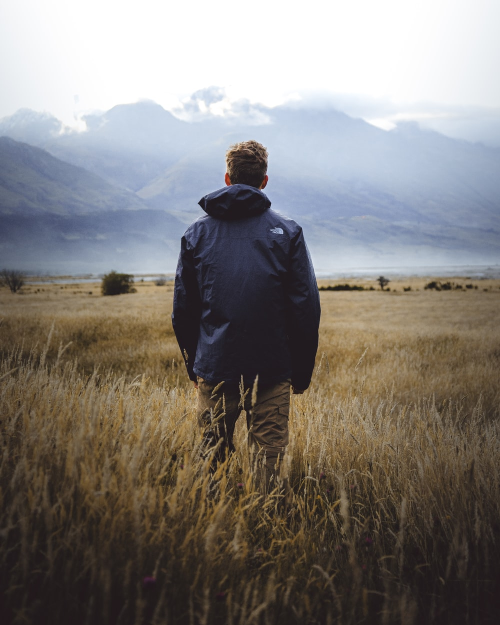
#> input picture man.jpg, 1000 x 1250 px (shown at 1/2 size)
$ jupyter execute geometric_tranformation.ipynb
#> lines starting #> are read from the running program, lines starting #| are printed output that depends on the picture
[cell 1]
from matplotlib import pyplot as plt
import numpy as np
from PIL import Image

[cell 2]
img = Image.open('man.jpg')
#> img is the input picture: PIL image 1000x1250 RGB; mean R, G, B 130.3, 125.7, 122
plt.figure(figsize=(8,8))
plt.imshow(img)
plt.show()

# transforming horizontally

[cell 3]
width= img.size[0]
#> width = 1000
height = img.size[1]
#> height = 1250

n_width= width * 2
#> n_width = 2000
n_height = height *2
#> n_height = 2500

# streching the photo horizontally by assigning the width twice of the initially
new_img1= img.resize((n_width, height))

# streching the photo vertically by assigning the length twice of the initially
new_img2= img.resize((height, n_width))
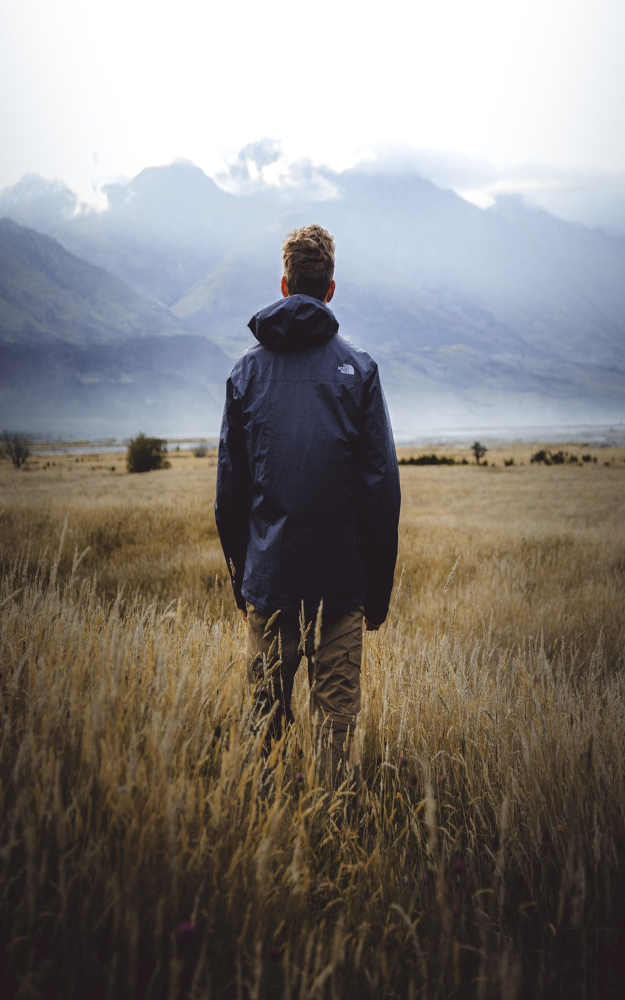
#> new_img2: PIL image 1250x2000 RGB (shown at 1/2 size); mean R, G, B 130.3, 125.7, 122

plt.figure(figsize=(8,8))
plt.subplot(1,2,1)
plt.imshow(new_img1)
plt.subplot(1,2,2)
plt.imshow(new_img2)
plt.show()

# adding constant to the image values

[cell 4]
img = np.array(img)
new_img = img + 10
plt.figure(figsize=(8,8))
plt.imshow(new_img)
plt.show()

# multiplying the image with the constant
it creates a lot of noises in the image

[cell 5]
img = np.array(img)
new_img = img * 10
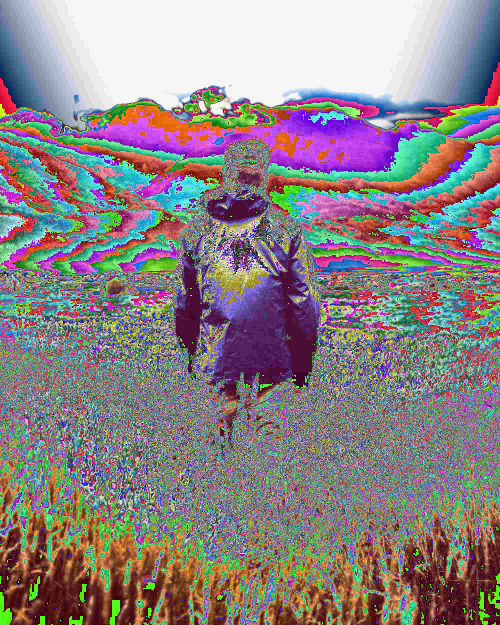
#> new_img: shape (1250, 1000, 3) (shown at 1/2 size); mean R, G, B 140.7, 131.6, 133.7
plt.figure(figsize=(8,8))
plt.imshow(new_img)
plt.show()

[cell 6]
Noise = np.random.normal(0, 20, (height, width, 3)).astype(np.uint8)
Noise.shape
#> Out = (1250, 1000, 3)

[cell 7]
new_image1= img + Noise
new_image2 = img * Noise
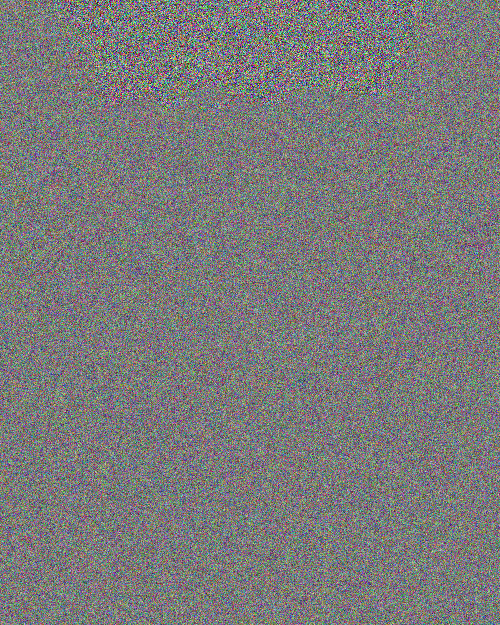
#> new_image2: shape (1250, 1000, 3) (shown at 1/2 size); mean R, G, B 122.3, 122.1, 122.2

plt.figure(figsize=(10,10))
plt.subplot(1,2,1)
plt.imshow(new_image1)
plt.subplot(1,2,2)
plt.imshow(new_image2)
plt.show()

[cell 8]
dog= Image.open("dog.jpg")
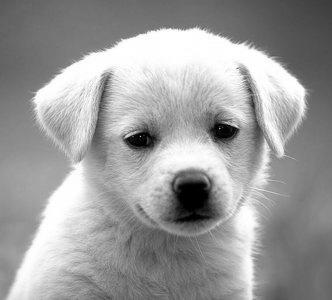
#> input picture dog.jpg, 332 x 300 px
#> dog is the input picture: PIL image 332x300 RGB; min 0, max 255, mean 155.7
plt.imshow(dog)
plt.show()

[cell 9]
from PIL import ImageOps

[cell 10]
#converting the image into one channel
dog_gray = ImageOps.grayscale(dog)

[cell 11]
dog_gray= np.array(dog_gray)
plt.imshow(dog_gray, cmap = 'gray')
plt.show()

applying the algorithm design for the matrices. using singular value decomposition,
decomposing our image matrix into a product of three matrices.

[cell 12]
U , s , V = np.linalg.svd(dog_gray, full_matrices=True)
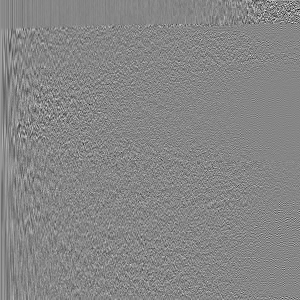
#> U: shape (300, 300) float64; min -0.461, max 0.414, mean 0.000228; drawn with min black and max white
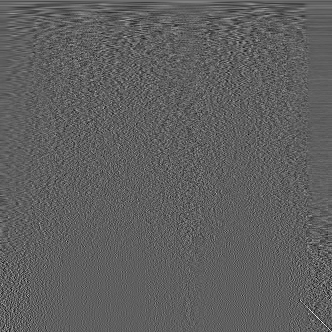
#> V: shape (332, 332) float64; min -0.309, max 0.515, mean 0.000158; drawn with min black and max white
#> s = 300 values, max 50348 at index 0, min 0.642 at index 299, mean 411.4

[cell 13]
s.shape
#> Out = (300,)

[cell 14]
dog_gray= np.array(dog_gray)
S = np.zeros((dog_gray.shape[0], dog_gray.shape[1]))
S[: dog_gray.shape[0], :dog_gray.shape[0]]= np.diag(s)
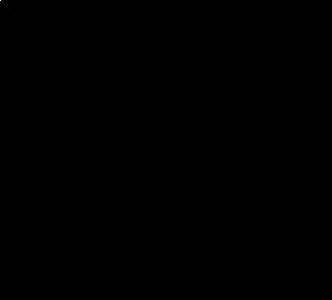
#> S: shape (300, 332) float64; min 0, max 50348, mean 1.2; drawn with min black and max white

[cell 15]
# plot_image(U, V, title_1="Matrix U", title_2="Matrix V")
plt.subplot(1,2,1)
plt.imshow(U, cmap='gray')
plt.subplot(1,2,2)
plt.imshow(V, cmap='gray')
plt.show()

[cell 16]
plt.imshow(S, cmap='gray')
plt.show()

[cell 17]
B = S.dot(V)
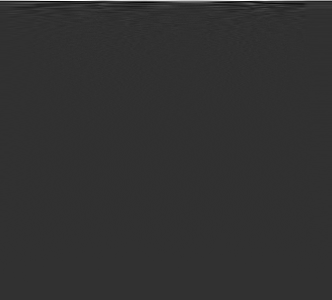
#> B: shape (300, 332) float64; min -812.5, max 3413.4, mean 9.2; drawn with min black and max white
plt.imshow(B,cmap='gray')
plt.show()

[cell 18]
A = U.dot(B)

[cell 19]
plt.imshow(A,cmap='gray')
plt.show()

[cell 20]
for n_component in [1,10,100,200, 500]:
    S_new = S[:, :n_component]
    V_new = V[:n_component, :]
    A = U.dot(S_new.dot(V_new))

    plt.imshow(A,cmap='gray')
    plt.title("Number of Components:"+str(n_component))
    plt.show()
#> this loop made 5 passes
#> pass 1, `A = U.dot(S_new.dot(V_new))`:
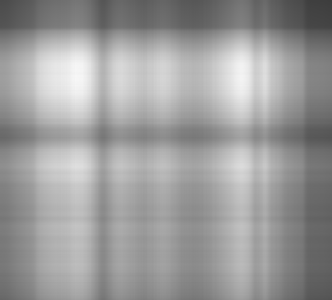
#> A: shape (300, 332) float64; min 61.38, max 247.8, mean 155.6
#> pass 3, `V_new = V[:n_component, :]`:
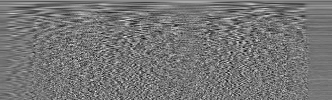
#> V_new: shape (100, 332) float64; min -0.244, max 0.284, mean 0.000535; drawn with min black and max white
